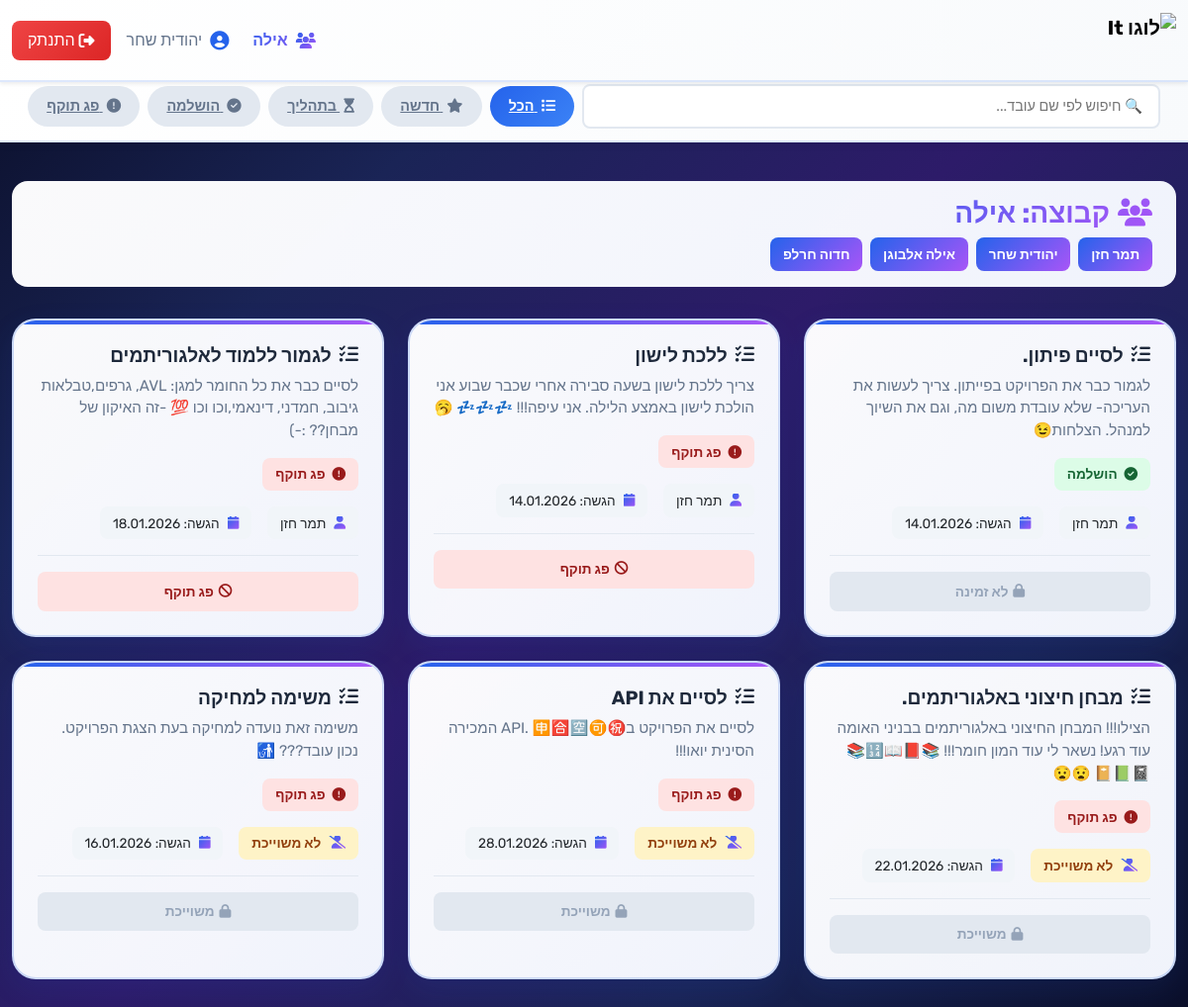
The app's page /DoIt/GetTasks/ (signed in), older data.
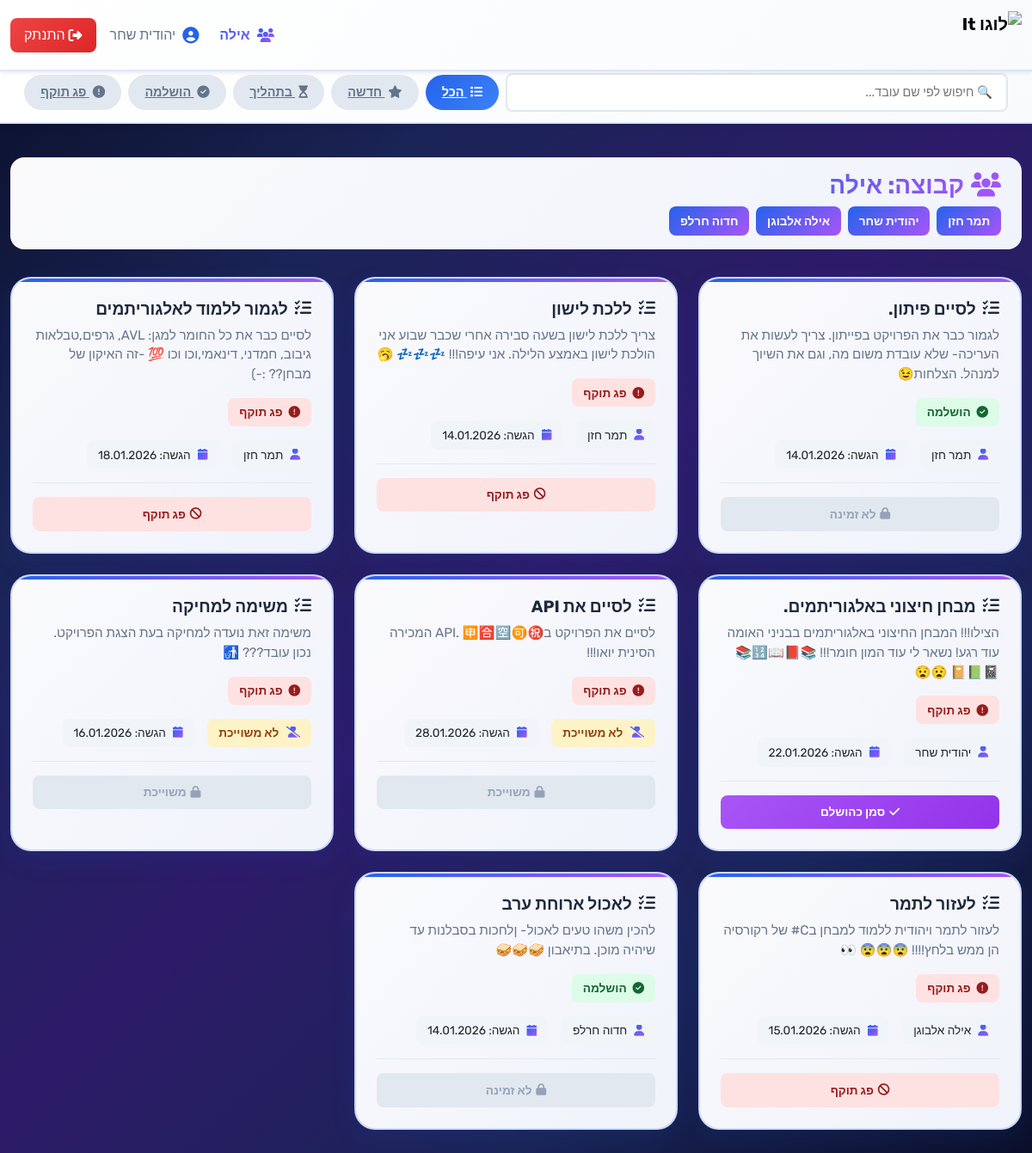
The same page, newer data.
### App/models.py (models this page shows, shortened)
class User(AbstractUser):
    role = models.CharField(max_length=20, choices=[('Manager', 'Manager'), ('Team_Member', 'Team_Member')], null=True)
    team = models.ForeignKey("Team", on_delete=models.CASCADE, null=True)

class Task(models.Model):
    name = models.CharField(max_length=100)
    description = models.TextField()
    end_date = models.DateField(validators=[end_date_validation])
    status = models.CharField(max_length=100, choices=[
            ("NEW_TASK", "New Task"),
            ("ON_PROCESS", "On Process"),
            ("DONE", "Completed"),
            ("EXPIRED", "Time Over")
    ], null=True, default='NEW')
    team = models.ForeignKey("Team", on_delete=models.CASCADE)
    owner = models.ForeignKey("User", on_delete=models.SET_NULL, null=True, blank=True)

class Team(models.Model):
    team_name = models.CharField(max_length=100, unique=True)

### App/views.py (the view)
# urls.py: path("GetTasks/", views.get_tasks, name="get_tasks"),
@login_required()
def get_tasks(request):
    team = request.user.team
    tasks = Task.objects.filter(team=team)
    users = User.objects.filter(team=team)
    status_filter = request.GET.get('status')
    query = request.GET.get('q')
    if query:
        tasks = tasks.filter(
            Q(owner__first_name__icontains=query) |
            Q(owner__last_name__icontains=query)
        )
    if status_filter:
        tasks = tasks.filter(status=status_filter)
    now = timezone.now().date()
    for task in tasks:
        if task.end_date < now and task.status not in ['EXPIRED', 'DONE']:
            task.status = 'EXPIRED'
            task.save()
    context = {'tasks': tasks, 'team': team, 'users': users}
    return render(request, 'Task/GetTasks.html', context)

### templates/Task/GetTasks.html (shortened to what the changed rows need)
{% load static %}
<!DOCTYPE html>
<html lang="he" dir="rtl">
<head>
    <link rel="stylesheet" href="https://cdn.jsdelivr.net/npm/bootstrap@5.3.0/dist/css/bootstrap.rtl.min.css">
    <link rel="stylesheet" href="https://cdnjs.cloudflare.com/ajax/libs/font-awesome/6.4.0/css/all.min.css">
</head>
<body>
    {% include "component/Nav.html" %}
    <main class="container-fluid">
        <div class="page-header">
            <h1>
                רשימת המשימות
            </h1>
        </div>
        <div class="team-info">
            <div class="team-info-text">
                <div class="team-members">
                    {% for user in users %}
                        <span class="member-badge">{{ user.first_name }} {{ user.last_name }}</span>
                    {% endfor %}
                </div>
            </div>
        </div>
        {% if tasks %}
            <div class="tasks-container">
                {% for task in tasks %}
                    <div class="task-card">
                        <h4 class="task-title">
                            <i class="fas fa-tasks"></i>
                            {{ task.name }}
                        </h4>
                        {% if task.description %}
                            <p class="task-description">{{ task.description }}</p>
                        {% endif %}
                        <div class="task-status status-{{ task.status|lower }}">
                            {% if task.status == 'NEW_TASK' %}
                                <i class="fas fa-star me-1"></i> משימה חדשה
                            {% elif task.status == 'ON_PROCESS' %}
                                <i class="fas fa-hourglass-start me-1"></i> בתהליך
                            {% elif task.status == 'DONE' %}
                                <i class="fas fa-check-circle me-1"></i> הושלמה
                            {% elif task.status == 'EXPIRED' %}
                                <i class="fas fa-exclamation-circle me-1"></i> פג תוקף
                            {% endif %}
                        </div>
                        <div class="task-meta">
                            {% if task.owner %}
                                <div class="meta-item">
                                    <i class="fas fa-user"></i>
                                    {{ task.owner.first_name }} {{ task.owner.last_name }}
                                </div>
                            {% else %}
                                <div class="meta-item" style="background: #fef3c7; color: #92400e;">
                                    <i class="fas fa-user-slash"></i>
                                    <strong>לא משוייכת</strong>
                                </div>
                            {% endif %}
                            <div class="meta-item">
                                <i class="fas fa-calendar"></i>
                                הגשה: {{ task.end_date|date:"d.m.Y" }}
                            </div>
                        </div>
                        {% if user.role == 'Manager' %}
                            <div class="task-actions">
                                {% if task.status == 'NEW_TASK' %}
                                    <a href="{% url 'edit_task' task.id %}" class="btn-action btn-edit">
                                        <i class="fas fa-edit"></i> ערוך
                                    </a>
                                {% else %}
                                    <button class="btn-action" style="background: #e2e8f0; color: #94a3b8; cursor: not-allowed;" disabled title="{% if task.status == 'DONE' %}לא ניתן לערוך משימה שהושלמה{% else %}לא ניתן לערוך משימות שפג תוקפן{% endif %}">
                                        <i class="fas fa-lock"></i> ערוך
                                    </button>
                                {% endif %}
                                <form method="post" action="{% url 'delete_task' task.id %}" class="flex-grow-1" onsubmit="return confirm('האם אתה בטוח?');">
                                    {% csrf_token %}
                                    <button type="submit" class="btn-action btn-delete" style="width: 100%;">
                                        <i class="fas fa-trash"></i> מחק
                                    </button>
                                </form>
                                {% if not task.owner and task.status != 'EXPIRED' %}
                                    <form method="post" action="{% url 'update_owner' task.id %}" class="flex-grow-1">
                                        {% csrf_token %}
                                        <select name="user_id" onchange="this.form.submit();" style="padding: 0.6rem; border-radius: 0.5rem; border: none; background: linear-gradient(135deg, #10b981, #059669); color: white; font-weight: 600; cursor: pointer;">
                                            <option value="" disabled selected>🔗 הקצה משימה</option>
                                            {% for u in users %}
                                                <option value="{{ u.id }}">{{ u.first_name }} {{ u.last_name }}</option>
                                            {% endfor %}
                                        </select>
                                    </form>
                                {% elif task.owner.id == user.id and task.status != 'DONE' %}
                                    <form method="post" action="{% url 'update_status' task.id %}" style="flex: 1;">
                                        {% csrf_token %}
                                        <input type="hidden" name="user_id" value="{{ user.id }}">
                                        <button type="submit" class="btn-action btn-complete" style="width: 100%;">
                                            <i class="fas fa-check"></i>סיימתי?
                                        </button>
                                {% elif task.owner.id == user.id and task.status == 'DONE' %}
                                    <div style="background: linear-gradient(135deg, #10b981, #059669); color: white; padding: 0.6rem; border-radius: 0.5rem; text-align: center; font-weight: 600; flex: 1;">
                                        <i class="fas fa-check-double"></i> הושלם
                                    </div>
                                {% else %}
                                    <button class="btn-action" style="width: 30%; background: #e2e8f0; color: #94a3b8; cursor: not-allowed;" disabled title="{% if task.owner %}משימה כבר משוייכת{% else %}לא ניתן להקצות משימות שפג תוקפן{% endif %}">
                                        <i class="fas fa-link"></i> משוייכת
                                    </button>
                                {% endif %}
                            </div>
                        {% else %}
                            <div class="task-actions">
                                {% if not task.owner and task.status != 'EXPIRED' %}
                                    <form method="post" action="{% url 'update_owner' task.id %}" class="flex-grow-1">
                                        {% csrf_token %}
                                        <input type="hidden" name="user_id" value="{{ user.id }}">
                                        <button type="submit" class="btn-action btn-assign" style="width: 100%;">
                                            <i class="fas fa-hand-holding-heart"></i> קח את המשימה
                                        </button>
                                    </form>
                                {% elif task.owner.id == user.id and task.status != 'DONE' %}
                                    <form method="post" action="{% url 'update_status' task.id %}" style="flex: 1;">
                                        <button type="submit" class="btn-action btn-complete" style="width: 100%;">
                                            <i class="fas fa-check"></i> סמן כהושלם
                                        </button>
                                    </form>
                                {% elif task.owner.id == user.id and task.status == 'DONE' %}
                                    <div style="background: linear-gradient(135deg, #10b981, #059669); color: white; padding: 0.6rem; border-radius: 0.5rem; text-align: center; font-weight: 600; flex: 1;">
                                        <i class="fas fa-check-double"></i> משימה הושלמה
                                    </div>
                                {% elif not task.owner %}
                                    <button class="btn-action" style="background: #e2e8f0; color: #94a3b8; cursor: not-allowed;" disabled title="משימה כבר משוייכת למישהו אחר">
                                        <i class="fas fa-lock"></i> משוייכת
                                    </button>
                                {% elif task.status == 'EXPIRED' %}
                                    <button class="btn-action" style="background: #fee2e2; color: #991b1b; cursor: not-allowed;" disabled title="לא ניתן להקצות משימות שפג תוקפן">
                                        <i class="fas fa-ban"></i> פג תוקף
                                    </button>
                                {% else %}
                                    <button class="btn-action" style="background: #e2e8f0; color: #94a3b8; cursor: not-allowed;" disabled title="משימה זו הוקצתה למישהו אחר">
                                        <i class="fas fa-lock"></i> לא זמינה
                                    </button>
                                {% endif %}
                            </div>
                        {% endif %}
                    </div>
                {% endfor %}
            </div>
        {% endif %}
    </main>
</body>
</html>

### templates/component/Nav.html (shortened to what the changed rows need)
{% load static %}
<nav class="navbar navbar-expand-lg fixed-top navbar-light shadow-sm" style="background: linear-gradient(135deg, #ffffff 0%, #f8fafc 100%); border-bottom: 2px solid rgba(37, 99, 235, 0.15);">
  <div class="container-fluid">
    <div class="collapse navbar-collapse" id="mainNavbar">
      <ul class="navbar-nav ms-auto mb-2 mb-lg-0">
        {% if user.is_authenticated %}
          <li class="nav-item me-2">
            <span class="nav-link d-flex align-items-center" style="background: linear-gradient(135deg, #2563eb 0%, #a855f7 100%); -webkit-background-clip: text; -webkit-text-fill-color: transparent; background-clip: text; font-weight: 700; animation: fadeIn 0.6s ease-out;">
              <i class="fas fa-users me-2" style="background: linear-gradient(135deg, #2563eb, #a855f7); -webkit-background-clip: text; -webkit-text-fill-color: transparent; background-clip: text;"></i>
              {{ user.team.team_name }}
            </span>
          </li>
          <li class="nav-item me-2">
            <span class="nav-link d-flex align-items-center" style="color: #64748b; animation: fadeIn 0.7s ease-out;">
              <i class="fas fa-user-circle me-2" style="color: #2563eb; font-size: 1.2rem;"></i>
              {{ user.first_name }} {{ user.last_name }}
            </span>
          </li>
          <li class="nav-item">
            <a class="nav-link d-flex align-items-center" href="{% url 'logout' %}" style="background: linear-gradient(135deg, #ef4444 0%, #dc2626 100%); color: white; border-radius: 0.5rem; padding: 0.5rem 1rem; transition: all 0.3s ease; animation: slideDown 0.7s ease-out;">
              <i class="fas fa-sign-out-alt me-1"></i>
              <span>התנתק</span>
            </a>
          </li>
        {% endif %}
      </ul>
    </div>
  </div>
</nav>

Row changes from the older to the newer data that the page shows:
changed Task "מבחן חיצוני באלגוריתמים.": owner.first_name (not shown) → "יהודית"; owner.last_name (not shown) → "שחר"; owner_id "לא משוייכת משוייכת" → "סמן כהושלם"
added Task: name "לעזור לתמר", description "לעזור לתמר ויהודית ללמוד למבחן בC# של רקורסיה הן ממש בלחץ!!!! 😨😨😨 👀", status "ON_PROCESS" (drawn), owner.first_name "אילה", owner.last_name "אלבוגן", end_date "15.01.2026"
added Task: name "לאכול ארוחת ערב", description "להכין משהו טעים לאכול- ןלחכות בסבלנות עד שיהיה מוכן. בתיאבון 🥪🥪🥪", status "DONE" (drawn), owner.first_name "חדוה", owner.last_name "חרלפ", end_date "14.01.2026"
